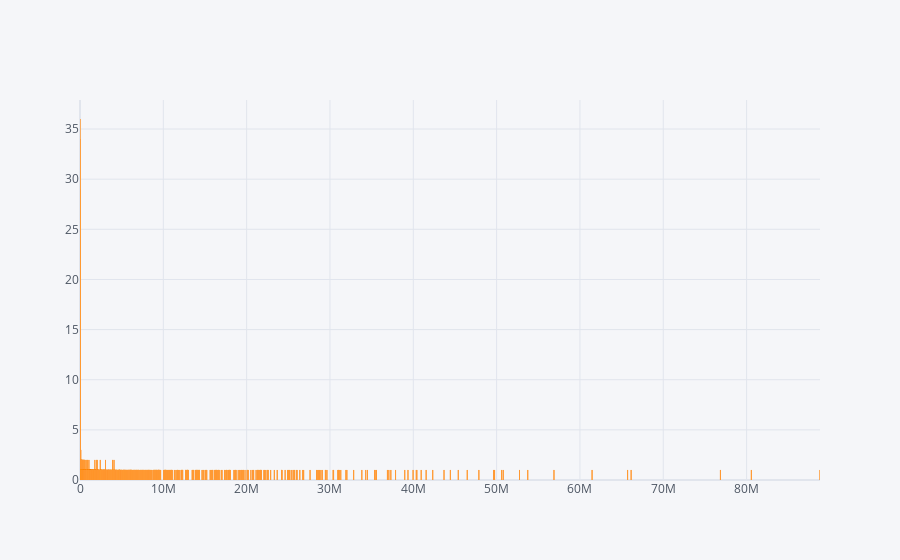

The cell this chart's notebook holds for it:
### Markdown cell above
# Count plot using plotly

### Code cell
bata.groupby(['Volume']).count()['Date'].iplot(kind='bar')

### Figure 1 — Plotly figure (JSON) as saved in the notebook; plotly's stock layout.template omitted (floating-point values rounded to 4 significant figures; data arrays with more than 128 entries replaced by an {"elided": "..."} marker saying what was removed)
{"data": [{"marker": {"color": "rgba(255, 153, 51, 0.6)", "line": {"color": "rgba(255, 153, 51, 1.0)", "width": 1}}, "name": "Date", "orientation": "v", "text": "", "type": "bar", "x": {"elided": "2740 int values"}, "y": {"elided": "2740 int values"}}], "layout": {"legend": {"bgcolor": "#F5F6F9", "font": {"color": "#4D5663"}}, "paper_bgcolor": "#F5F6F9", "plot_bgcolor": "#F5F6F9", "title": {"font": {"color": "#4D5663"}}, "xaxis": {"gridcolor": "#E1E5ED", "showgrid": true, "tickfont": {"color": "#4D5663"}, "title": {"font": {"color": "#4D5663"}, "text": ""}, "zerolinecolor": "#E1E5ED"}, "yaxis": {"gridcolor": "#E1E5ED", "showgrid": true, "tickfont": {"color": "#4D5663"}, "title": {"font": {"color": "#4D5663"}, "text": ""}, "zerolinecolor": "#E1E5ED"}}}
